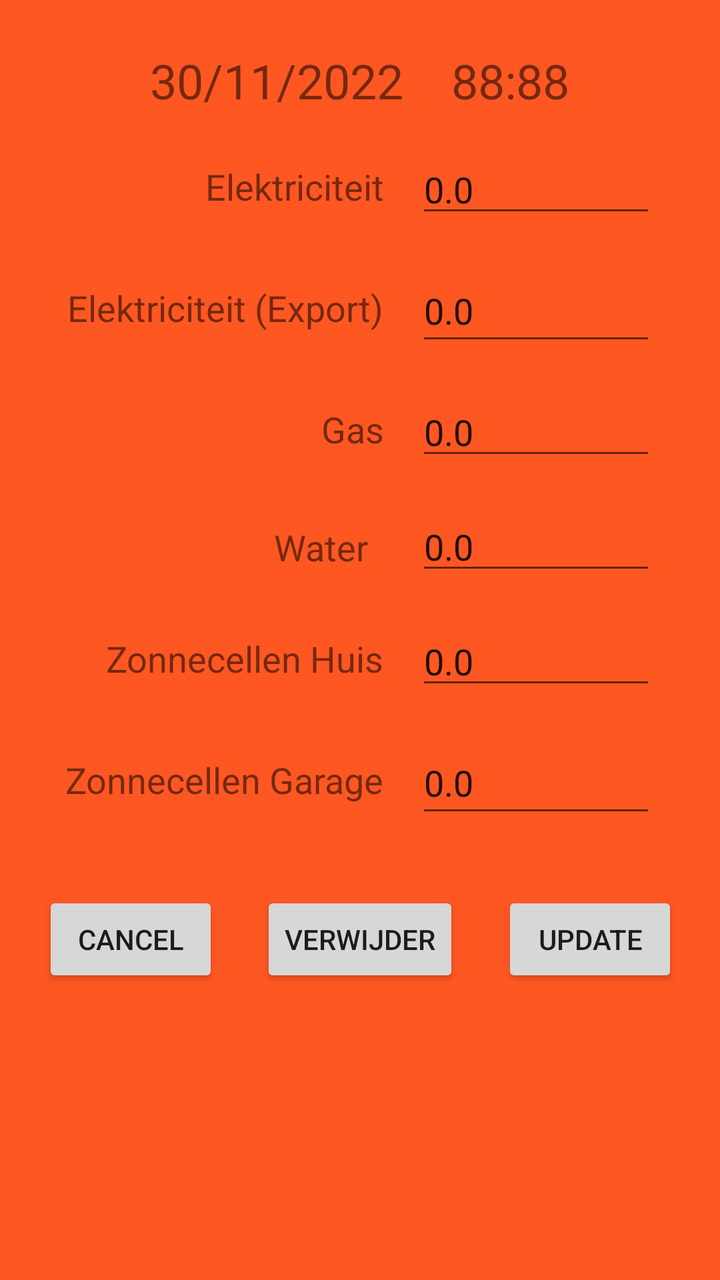
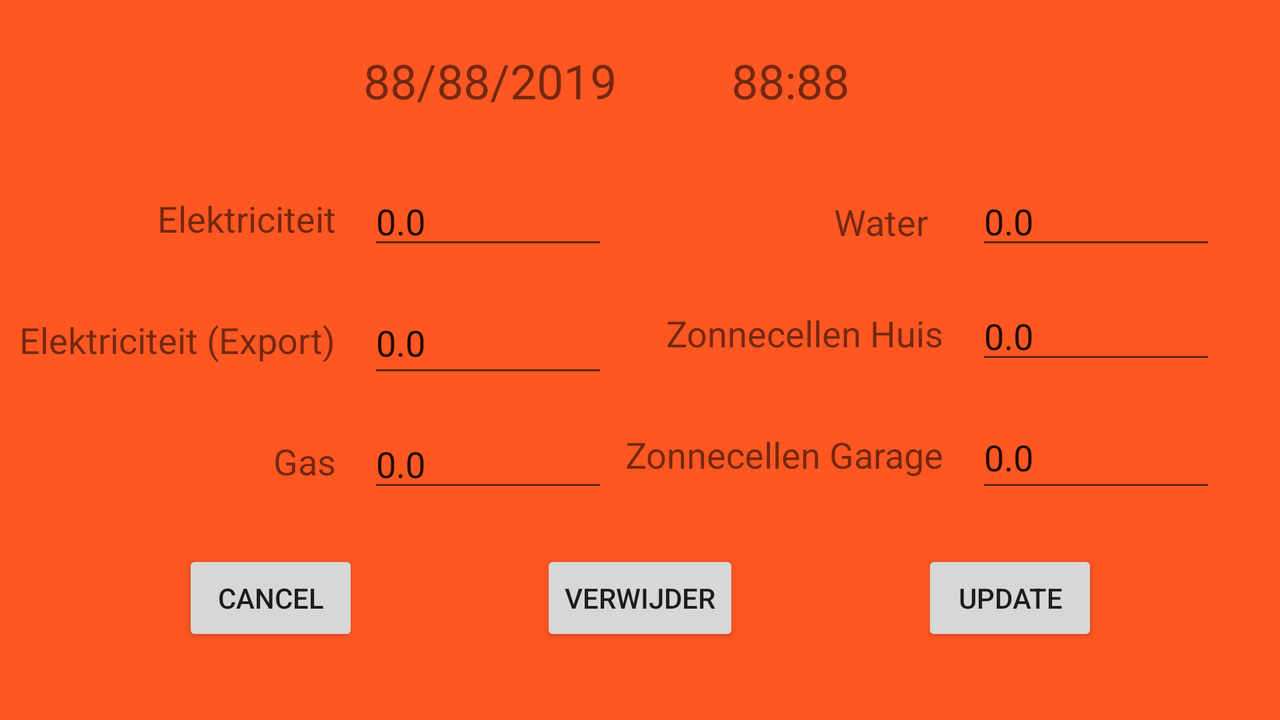

Compare how this app lays out the same screen by default and in its alternative resource folder. The renders come first, then the two layout files and the values they reference.
<!-- AndroidManifest.xml: application theme AppTheme -->
<!-- res/layout/fragment_update_data.xml -->
<?xml version="1.0" encoding="utf-8"?>
<FrameLayout xmlns:android="http://schemas.android.com/apk/res/android"
    xmlns:tools="http://schemas.android.com/tools"
    android:layout_width="match_parent"
    android:layout_height="match_parent"
    xmlns:app="http://schemas.android.com/apk/res-auto"
    tools:context=".ui.UpdateDataFragment"
    android:background="@color/colorSecondary">

    <androidx.constraintlayout.widget.ConstraintLayout
        android:layout_width="match_parent"
        android:layout_height="match_parent">

        <TextView
            android:id="@+id/RegistratieTijd"
            android:layout_width="wrap_content"
            android:layout_height="0dp"
            android:layout_marginStart="150dp"
            android:layout_marginTop="24dp"
            android:drawableLeft="@drawable/ic_access_time_black_24dp"
            android:text="88:88"
            android:textSize="24sp"
            android:visibility="visible"
            app:layout_constraintEnd_toEndOf="parent"
            app:layout_constraintStart_toStartOf="parent"
            app:layout_constraintTop_toTopOf="parent" />

        <TextView
            android:id="@+id/RegistratieDatum"
            android:layout_width="wrap_content"
            android:layout_height="wrap_content"
            android:layout_marginEnd="24dp"
            android:drawableLeft="@drawable/ic_date_range_black_24dp"
            android:text="30/11/2022"
            android:textSize="24sp"
            app:layout_constraintBottom_toBottomOf="@+id/RegistratieTijd"
            app:layout_constraintEnd_toStartOf="@+id/RegistratieTijd"
            app:layout_constraintTop_toTopOf="@+id/RegistratieTijd" />


        <TextView
            android:id="@+id/textElec"
            android:layout_width="wrap_content"
            android:layout_height="wrap_content"
            android:layout_marginEnd="16dp"
            android:text="@string/dialog_tv_el_meter"
            android:textSize="18sp"
            app:layout_constraintBottom_toBottomOf="@+id/EdtEL"
            app:layout_constraintEnd_toStartOf="@+id/EdtEL"
            app:layout_constraintTop_toTopOf="@+id/EdtEL" />

        <EditText
            android:id="@+id/EdtEL"
            android:layout_width="120dp"
            android:layout_height="wrap_content"
            android:layout_marginTop="16dp"
            android:layout_marginEnd="32dp"
            android:inputType="numberDecimal"
            android:selectAllOnFocus="true"
            android:text="0.0"
            app:layout_constraintEnd_toEndOf="parent"
            app:layout_constraintTop_toBottomOf="@+id/RegistratieTijd" />

        <TextView
            android:id="@+id/textElecEx"
            android:layout_width="wrap_content"
            android:layout_height="wrap_content"
            android:layout_marginEnd="16dp"
            android:text="@string/dialog_tv_el_meter_ex"
            android:textSize="18sp"
            app:layout_constraintBottom_toBottomOf="@+id/EdtELEx"
            app:layout_constraintEnd_toStartOf="@+id/EdtELEx"
            app:layout_constraintTop_toTopOf="@+id/EdtELEx" />

        <EditText
            android:id="@+id/EdtELEx"
            android:layout_width="120dp"
            android:layout_height="wrap_content"
            android:layout_marginTop="16dp"
            android:layout_marginEnd="32dp"
            android:inputType="numberDecimal"
            android:minHeight="48dp"
            android:selectAllOnFocus="true"
            android:text="0.0"
            app:layout_constraintEnd_toEndOf="parent"
            app:layout_constraintTop_toBottomOf="@+id/EdtEL" />


        <TextView
            android:id="@+id/textgas"
            android:layout_width="wrap_content"
            android:layout_height="wrap_content"
            android:layout_marginEnd="16dp"
            android:text="@string/dialog_tv_ga_meter"
            android:textSize="18sp"
            app:layout_constraintBottom_toBottomOf="@+id/EdtGas"
            app:layout_constraintEnd_toStartOf="@+id/EdtGas"
            app:layout_constraintTop_toTopOf="@+id/EdtGas" />

        <EditText
            android:id="@+id/EdtGas"
            android:layout_width="120dp"
            android:layout_height="wrap_content"
            android:layout_marginTop="16dp"
            android:layout_marginEnd="32dp"
            android:inputType="numberDecimal"
            android:selectAllOnFocus="true"
            android:text="0.0"
            app:layout_constraintEnd_toEndOf="parent"
            app:layout_constraintTop_toBottomOf="@+id/EdtELEx" />

        <TextView
            android:id="@+id/textwater"
            android:layout_width="55dp"
            android:layout_height="21dp"
            android:layout_marginEnd="16dp"
            android:text="@string/dialog_tv_wa_meter"
            android:textSize="18sp"
            app:layout_constraintBottom_toBottomOf="@+id/EdtWat"
            app:layout_constraintEnd_toStartOf="@+id/EdtWat"
            app:layout_constraintTop_toTopOf="@+id/EdtWat" />

        <EditText
            android:id="@+id/EdtWat"
            android:layout_width="120dp"
            android:layout_height="wrap_content"
            android:layout_marginTop="16dp"
            android:layout_marginEnd="32dp"
            android:inputType="numberDecimal"
            android:selectAllOnFocus="true"
            android:text="0.0"
            app:layout_constraintEnd_toEndOf="parent"
            app:layout_constraintTop_toBottomOf="@+id/EdtGas" />

        <TextView
            android:id="@+id/textpv"
            android:layout_width="wrap_content"
            android:layout_height="wrap_content"
            android:layout_marginEnd="16dp"
            android:text="@string/dialog_tv_pv_meter"
            android:textSize="18sp"
            app:layout_constraintBottom_toBottomOf="@+id/EdtPV"
            app:layout_constraintEnd_toStartOf="@+id/EdtPV"
            app:layout_constraintTop_toTopOf="@+id/EdtPV" />

        <EditText
            android:id="@+id/EdtPV"
            android:layout_width="120dp"
            android:layout_height="wrap_content"
            android:layout_marginTop="16dp"
            android:layout_marginEnd="32dp"
            android:inputType="numberDecimal"
            android:selectAllOnFocus="true"
            android:text="0.0"
            app:layout_constraintEnd_toEndOf="parent"
            app:layout_constraintTop_toBottomOf="@+id/EdtWat" />

        <TextView
            android:id="@+id/textpv2"
            android:layout_width="wrap_content"
            android:layout_height="wrap_content"
            android:layout_marginEnd="16dp"
            android:text="@string/dialog_tv_pv_meter2"
            android:textSize="18sp"
            app:layout_constraintBottom_toBottomOf="@+id/EdtPV2"
            app:layout_constraintEnd_toStartOf="@+id/EdtPV2"
            app:layout_constraintTop_toTopOf="@+id/EdtPV2" />

        <EditText
            android:id="@+id/EdtPV2"
            android:layout_width="120dp"
            android:layout_height="wrap_content"
            android:layout_marginTop="16dp"
            android:layout_marginEnd="32dp"
            android:inputType="numberDecimal"
            android:minHeight="48dp"
            android:selectAllOnFocus="true"
            android:text="0.0"
            app:layout_constraintEnd_toEndOf="parent"
            app:layout_constraintTop_toBottomOf="@+id/EdtPV" />

        <Button
            android:id="@+id/buttonupdate"
            android:layout_width="wrap_content"
            android:layout_height="wrap_content"
            android:layout_marginTop="32dp"
            android:text="@string/knop_update"
            app:layout_constraintEnd_toEndOf="parent"
            app:layout_constraintStart_toEndOf="@+id/buttondelete"
            app:layout_constraintTop_toBottomOf="@+id/EdtPV2" />

        <Button
            android:id="@+id/buttondelete"
            android:layout_width="wrap_content"
            android:layout_height="wrap_content"
            android:layout_marginTop="32dp"
            android:text="@string/knop_delete"
            app:layout_constraintEnd_toEndOf="parent"
            app:layout_constraintStart_toStartOf="parent"
            app:layout_constraintTop_toBottomOf="@+id/EdtPV2" />

        <Button
            android:id="@+id/buttoncancel"
            android:layout_width="wrap_content"
            android:layout_height="wrap_content"
            android:text="@android:string/cancel"
            app:layout_constraintBottom_toBottomOf="@+id/buttonupdate"
            app:layout_constraintEnd_toStartOf="@+id/buttondelete"
            app:layout_constraintStart_toStartOf="parent"
            app:layout_constraintTop_toTopOf="@+id/buttonupdate" />

    </androidx.constraintlayout.widget.ConstraintLayout>

</FrameLayout>
<!-- resources referenced by this layout -->
<resources>
  <color name="colorSecondary">#FF5722</color>
  <string name="dialog_tv_el_meter">Elektriciteit</string>
  <string name="dialog_tv_el_meter_ex">Elektriciteit (Export)</string>
  <string name="dialog_tv_ga_meter">Gas</string>
  <string name="dialog_tv_pv_meter">Zonnecellen Huis</string>
  <string name="dialog_tv_pv_meter2">Zonnecellen Garage</string>
  <string name="dialog_tv_wa_meter">Water</string>
  <string name="knop_delete">Verwijder</string>
  <string name="knop_update">Update</string>
  <style name="AppTheme" parent="Theme.AppCompat.DayNight.DarkActionBar">
          
          <item name="colorPrimary">@color/colorPrimary</item>
          <item name="colorPrimaryDark">@color/colorPrimaryDark</item>
          <item name="colorAccent">@color/colorAccent</item>
          <item name="colorSecondary">@color/colorSecondary</item>
          <item name="android:windowSplashScreenBackground">@color/colorSecondary</item>
      </style>
  <color name="colorPrimary">#8BC34A</color>
  <color name="colorPrimaryDark">#4CAF50</color>
  <color name="colorAccent">#009688</color>
</resources>
<!-- res/layout-land/fragment_update_data.xml (the repository's variant of the layout above) -->
<!-- drawn on the phone turned sideways -->
<?xml version="1.0" encoding="utf-8"?>
<FrameLayout xmlns:android="http://schemas.android.com/apk/res/android"
    xmlns:tools="http://schemas.android.com/tools"
    android:layout_width="match_parent"
    android:layout_height="match_parent"
    xmlns:app="http://schemas.android.com/apk/res-auto"
    tools:context=".ui.UpdateDataFragment"
    android:background="@color/colorSecondary">

    <androidx.constraintlayout.widget.ConstraintLayout
        android:layout_width="match_parent"
        android:layout_height="match_parent">

        <TextView
            android:id="@+id/RegistratieTijd"
            android:layout_width="wrap_content"
            android:layout_height="0dp"
            android:layout_marginStart="150dp"
            android:layout_marginTop="24dp"
            android:drawableLeft="@drawable/ic_access_time_black_24dp"
            android:text="88:88"
            android:textSize="24sp"
            android:visibility="visible"
            app:layout_constraintEnd_toEndOf="parent"
            app:layout_constraintStart_toStartOf="parent"
            app:layout_constraintTop_toTopOf="parent" />

        <TextView
            android:id="@+id/RegistratieDatum"
            android:layout_width="wrap_content"
            android:layout_height="wrap_content"
            android:layout_marginEnd="150dp"
            android:drawableLeft="@drawable/ic_date_range_black_24dp"
            android:text="88/88/2019"
            android:textSize="24sp"
            app:layout_constraintBottom_toBottomOf="@+id/RegistratieTijd"
            app:layout_constraintEnd_toEndOf="parent"
            app:layout_constraintStart_toStartOf="parent"
            app:layout_constraintTop_toTopOf="@+id/RegistratieTijd" />


        <TextView
            android:id="@+id/textElec"
            android:layout_width="wrap_content"
            android:layout_height="wrap_content"
            android:layout_marginEnd="16dp"
            android:text="@string/dialog_tv_el_meter"
            android:textSize="18sp"
            app:layout_constraintBottom_toBottomOf="@+id/EdtEL"
            app:layout_constraintEnd_toStartOf="@+id/EdtEL"
            app:layout_constraintTop_toTopOf="@+id/EdtEL" />

        <EditText
            android:id="@+id/EdtEL"
            android:layout_width="120dp"
            android:layout_height="wrap_content"
            android:layout_marginTop="32dp"
            android:inputType="numberDecimal"
            android:selectAllOnFocus="true"
            android:text="0.0"
            app:layout_constraintEnd_toStartOf="@+id/EdtWat"
            app:layout_constraintStart_toStartOf="parent"
            app:layout_constraintTop_toBottomOf="@+id/RegistratieTijd" />

        <TextView
            android:id="@+id/textElecEx"
            android:layout_width="wrap_content"
            android:layout_height="wrap_content"
            android:layout_marginEnd="16dp"
            android:text="@string/dialog_tv_el_meter_ex"
            android:textSize="18sp"
            app:layout_constraintBottom_toBottomOf="@+id/EdtELEx"
            app:layout_constraintEnd_toStartOf="@+id/EdtELEx"
            app:layout_constraintTop_toTopOf="@+id/EdtELEx" />

        <EditText
            android:id="@+id/EdtELEx"
            android:layout_width="120dp"
            android:layout_height="wrap_content"
            android:layout_marginTop="16dp"
            android:inputType="numberDecimal"
            android:minHeight="48dp"
            android:selectAllOnFocus="true"
            android:text="0.0"
            app:layout_constraintEnd_toStartOf="@+id/EdtPV"
            app:layout_constraintStart_toStartOf="parent"
            app:layout_constraintTop_toBottomOf="@+id/EdtEL" />

        <TextView
            android:id="@+id/textgas"
            android:layout_width="wrap_content"
            android:layout_height="wrap_content"
            android:layout_marginEnd="16dp"
            android:text="@string/dialog_tv_ga_meter"
            android:textSize="18sp"
            app:layout_constraintBottom_toBottomOf="@+id/EdtGas"
            app:layout_constraintEnd_toStartOf="@+id/EdtGas"
            app:layout_constraintTop_toTopOf="@+id/EdtGas" />

        <EditText
            android:id="@+id/EdtGas"
            android:layout_width="120dp"
            android:layout_height="wrap_content"
            android:layout_marginTop="16dp"
            android:inputType="numberDecimal"
            android:selectAllOnFocus="true"
            android:text="0.0"
            app:layout_constraintEnd_toStartOf="@+id/EdtPV2"
            app:layout_constraintStart_toStartOf="parent"
            app:layout_constraintTop_toBottomOf="@+id/EdtELEx" />

        <TextView
            android:id="@+id/textwater"
            android:layout_width="55dp"
            android:layout_height="21dp"
            android:layout_marginEnd="16dp"
            android:text="@string/dialog_tv_wa_meter"
            android:textSize="18sp"
            app:layout_constraintBottom_toBottomOf="@+id/EdtWat"
            app:layout_constraintEnd_toStartOf="@+id/EdtWat"
            app:layout_constraintTop_toTopOf="@+id/EdtWat" />

        <EditText
            android:id="@+id/EdtWat"
            android:layout_width="120dp"
            android:layout_height="wrap_content"
            android:layout_marginTop="32dp"
            android:layout_marginEnd="32dp"
            android:inputType="numberDecimal"
            android:selectAllOnFocus="true"
            android:text="0.0"
            app:layout_constraintEnd_toEndOf="parent"
            app:layout_constraintTop_toBottomOf="@+id/RegistratieTijd" />

        <TextView
            android:id="@+id/textpv"
            android:layout_width="wrap_content"
            android:layout_height="wrap_content"
            android:layout_marginEnd="16dp"
            android:text="@string/dialog_tv_pv_meter"
            android:textSize="18sp"
            app:layout_constraintBottom_toBottomOf="@+id/EdtPV"
            app:layout_constraintEnd_toStartOf="@+id/EdtPV"
            app:layout_constraintTop_toTopOf="@+id/EdtPV" />

        <EditText
            android:id="@+id/EdtPV"
            android:layout_width="120dp"
            android:layout_height="wrap_content"
            android:layout_marginTop="16dp"
            android:layout_marginEnd="32dp"
            android:inputType="numberDecimal"
            android:selectAllOnFocus="true"
            android:text="0.0"
            app:layout_constraintEnd_toEndOf="parent"
            app:layout_constraintTop_toBottomOf="@+id/EdtWat" />

        <TextView
            android:id="@+id/textpv2"
            android:layout_width="wrap_content"
            android:layout_height="wrap_content"
            android:layout_marginEnd="16dp"
            android:text="@string/dialog_tv_pv_meter2"
            android:textSize="18sp"
            app:layout_constraintBottom_toBottomOf="@+id/EdtPV2"
            app:layout_constraintEnd_toStartOf="@+id/EdtPV2"
            app:layout_constraintTop_toTopOf="@+id/EdtPV2" />

        <EditText
            android:id="@+id/EdtPV2"
            android:layout_width="120dp"
            android:layout_height="wrap_content"
            android:layout_marginTop="16dp"
            android:layout_marginEnd="32dp"
            android:inputType="numberDecimal"
            android:minHeight="48dp"
            android:selectAllOnFocus="true"
            android:text="0.0"
            app:layout_constraintEnd_toEndOf="parent"
            app:layout_constraintTop_toBottomOf="@+id/EdtPV" />

        <Button
            android:id="@+id/buttonupdate"
            android:layout_width="wrap_content"
            android:layout_height="wrap_content"
            android:layout_marginTop="24dp"
            android:text="@string/knop_update"
            app:layout_constraintEnd_toEndOf="parent"
            app:layout_constraintStart_toEndOf="@+id/buttondelete"
            app:layout_constraintTop_toBottomOf="@+id/EdtPV2" />

        <Button
            android:id="@+id/buttondelete"
            android:layout_width="wrap_content"
            android:layout_height="wrap_content"
            android:layout_marginTop="24dp"
            android:text="@string/knop_delete"
            app:layout_constraintEnd_toEndOf="parent"
            app:layout_constraintStart_toStartOf="parent"
            app:layout_constraintTop_toBottomOf="@+id/EdtGas" />

        <Button
            android:id="@+id/buttoncancel"
            android:layout_width="wrap_content"
            android:layout_height="wrap_content"
            android:layout_marginTop="24dp"
            android:text="@android:string/cancel"
            app:layout_constraintEnd_toStartOf="@+id/buttondelete"
            app:layout_constraintStart_toStartOf="parent"
            app:layout_constraintTop_toBottomOf="@+id/EdtGas" />

    </androidx.constraintlayout.widget.ConstraintLayout>

</FrameLayout>
